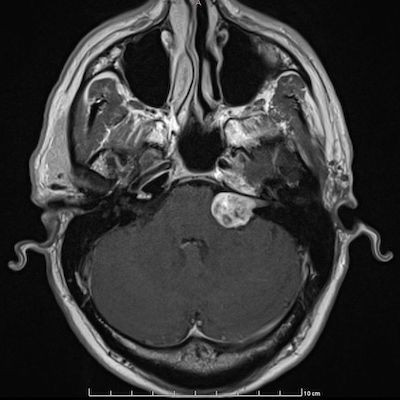
#> input picture Computer_vision/01.jpg, 400 x 400 px
$ jupyter execute 'Задачи.ipynb'   (older library calls are emulated)
#> lines starting #> are read from the running program, lines starting #| are printed output that depends on the picture
1. Напишите программу Python для применения фильтра среднего к изображению с шумом типа «соль-перец». Опишите вывод, включая способность фильтра среднего удалять шум. Без OpenCV.

2. Опишите, насколько эффективен фильтр среднего для удаления шума типа «соль-перец». Основываясь на вашем понимании медианного фильтра, можете ли вы объяснить, почему фильтр среднего не может удалить шум типа «соль-перец»? Измените программу из задания 1 для медианного фильтра.

3. Напишите программу и проверьте, ли использовать фильтр максимального значения или минимальный фильтр для удаления шума типа «соль-перец»?

4. Напишите программу Python для получения разности лапласиана гауссовой функции (LoG). Возьмите изображение 01.jpg из https://drive.google.com/drive/folders/1syZR4mVjJ9Unypdqx8mIXeHew58k83pA?usp=sharing

Псевдокод программы будет следующим:

* Прочитайте изображение.

* Применить фильтр LoG, предполагая стандартное отклонение 0,1, и сохранить изображение как im1.

* Применить фильтр LoG, предполагая стандартное отклонение 0,2, и сохранить изображение как im2.

* Найти разницу между двумя изображениями и сохранить полученное изображение?

## 4. Напишите программу Python для получения разности лапласиана гауссовой функции (LoG). Возьмите изображение 01.jpg.

Псевдокод программы будет следующим:

* Прочитайте изображение.

* Применить фильтр LoG, предполагая стандартное отклонение 0,1, и сохранить изображение как im1.

* Применить фильтр LoG, предполагая стандартное отклонение 0,2, и сохранить изображение как im2.

* Найти разницу между двумя изображениями и сохранить полученное изображение?

[cell 1]
import cv2
import numpy as np

def generate_log_kernel(sigma):
    """Генерирует ядро лапласиана гауссовой функции (LoG) для заданного sigma."""
    kernel_radius = int(np.ceil(3 * sigma))
    kernel_size = 2 * kernel_radius + 1

    x = np.arange(-kernel_radius, kernel_radius + 1, dtype=np.float32)
    y = np.arange(-kernel_radius, kernel_radius + 1, dtype=np.float32)
    X, Y = np.meshgrid(x, y)

    exponent = -(X**2 + Y**2) / (2 * sigma**2)
    log_kernel = -(1 / (np.pi * sigma**4)) * (1 - (X**2 + Y**2)/(2 * sigma**2)) * np.exp(exponent)

    return log_kernel

def apply_log_filter(image, sigma):
    """Применяет фильтр LoG к изображению."""
    kernel = generate_log_kernel(sigma)

    image_float = image.astype(np.float32)
    filtered_image = cv2.filter2D(image_float, -1, kernel)

    return filtered_image

[cell 2]
image = cv2.imread('01.jpg', cv2.IMREAD_GRAYSCALE)
#> image: shape (400, 400); min 0, max 255, mean 54.9

sigma1 = 1
im1 = apply_log_filter(image, sigma1)
#> in apply_log_filter, `filtered_image = cv2.filter2D(image_float, -1, kernel)`:
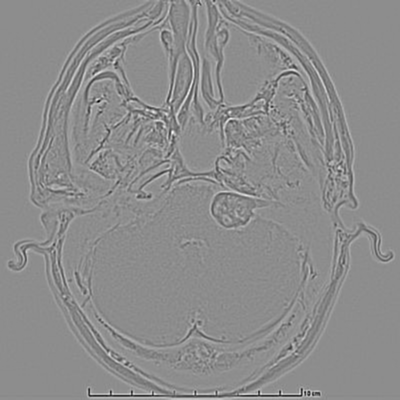
#> filtered_image: shape (400, 400) float32; min -105.7, max 84.94, mean -0.4; drawn with min black and max white

sigma2 = 2
im2 = apply_log_filter(image, sigma2)
#> call 2 of apply_log_filter, with sigma = 2
#> in apply_log_filter (call 2), `filtered_image = cv2.filter2D(image_float, -1, kernel)`:
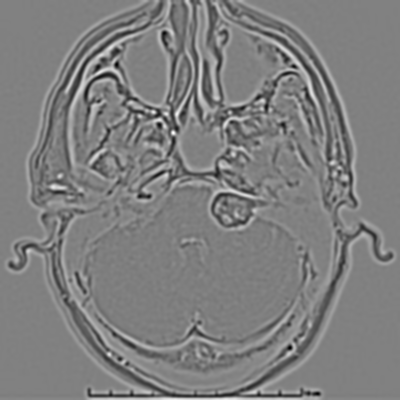
#> filtered_image: shape (400, 400) float32; min -20.85, max 20.27, mean -0.3; drawn with min black and max white

difference = im2 - im1
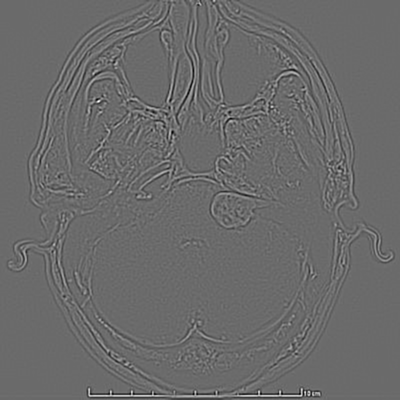
#> difference: shape (400, 400) float32; min -66.84, max 92.55, mean 0.1; drawn with min black and max white

def normalize_image(img):
    return cv2.normalize(img, None, 0, 255, cv2.NORM_MINMAX, dtype=cv2.CV_8U)

im1_normalized = normalize_image(im1)
im2_normalized = normalize_image(im2)
difference_normalized = normalize_image(difference)


cv2.imwrite('im1_sigma1.jpg', im1_normalized)
cv2.imwrite('im2_sigma2.jpg', im2_normalized)
cv2.imwrite('difference.jpg', difference_normalized)

print("успешно")

## 1. Напишите программу Python для применения фильтра среднего к изображению с шумом типа «соль-перец». Опишите вывод, включая способность фильтра среднего удалять шум. Без OpenCV.

[cell 3]
from PIL import Image

[cell 4]
image = Image.open('Noise_salt_and_pepper.png').convert('L')
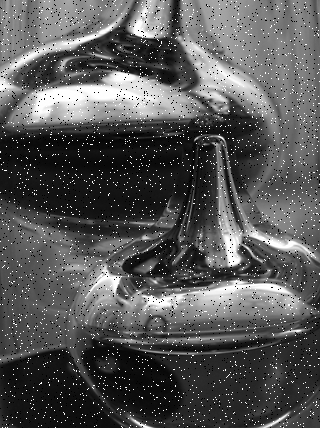
#> input picture Computer_vision/Noise_salt_and_pepper.png, 320 x 428 px
#> image is the input picture: PIL image 320x428 L; min 0, max 255, mean 86.8
image_array = np.array(image)
display(image)

[cell 5]
height, width = image_array.shape
#> height = 428; width = 320
height, width
#> Out = (428, 320)

[cell 6]
filtered_image_array = np.zeros_like(image_array)

kernel_size = 3
kernel = np.ones((kernel_size, kernel_size)) / (kernel_size ** 2)

[cell 7]
# Применение фильтра среднего
for i in range(1, height - 1):
    for j in range(1, width - 1):
        window = image_array[i-1:i+2, j-1:j+2]
        filtered_image_array[i, j] = np.sum(window * kernel)
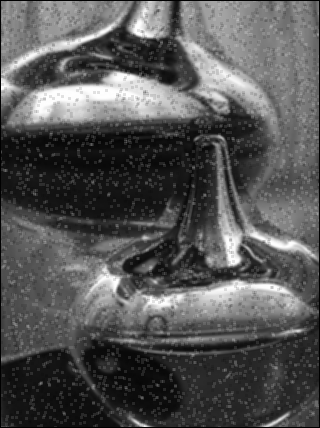
#> filtered_image_array: shape (428, 320); min 0, max 254, mean 85.4

filtered_image = Image.fromarray(filtered_image_array)
